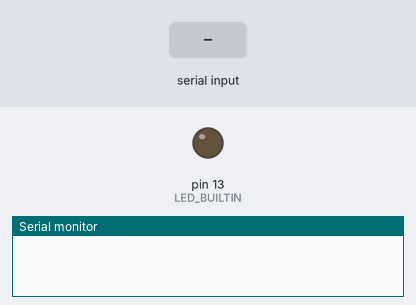
Recording of a sketch running on a simulated Arduino Uno, built with avr-gcc and run on an emulated ATmega328P. On the bench: output pins drawn as LEDs (lit = HIGH), the last lines printed to the serial monitor. Inputs (shaded band) come from the test bench.

Above: at 1.2 s.
1.3 s: "1\n" received over Serial
At 2.5 s:
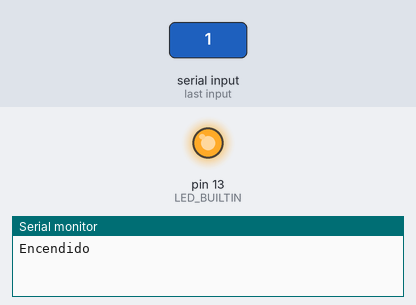
2.8 s: byte 48 ('0') received over Serial
At 3.8 s:
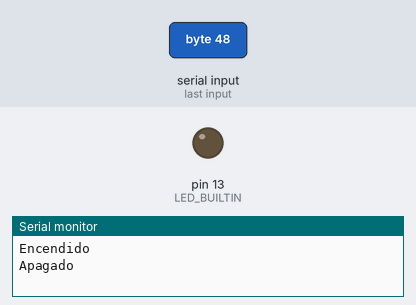
Timing chart, 0 to 5.8 s (numbered marks = the images above; inputs shaded):
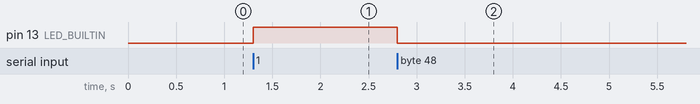

Measured:
- after the input at 1.3 s, pin 13 (LED_BUILTIN): LOW → HIGH at once
- after the input at 2.8 s, pin 13 (LED_BUILTIN): HIGH → LOW at once

The sketch:

nivel-3.ino
```cpp
// UNO R3 A000066. Solo LED integrado: sin cableado externo.
void setup() {
  pinMode(LED_BUILTIN, OUTPUT);
  digitalWrite(LED_BUILTIN, LOW);
  Serial.begin(9600);
}
void loop() {
  if (Serial.available() > 0) {
    char comando = Serial.read();
    // Ignorar las terminaciones enviadas por el Monitor serie.
    if (comando == '\r' || comando == '\n') {
      return;
    }
    if (comando == '1') {
      digitalWrite(LED_BUILTIN, HIGH);
      Serial.println("Encendido");
    } else if (comando == '0') {
      digitalWrite(LED_BUILTIN, LOW);
      Serial.println("Apagado");
    } else {
      Serial.println("Comando inválido");
    }
  }
}
```
